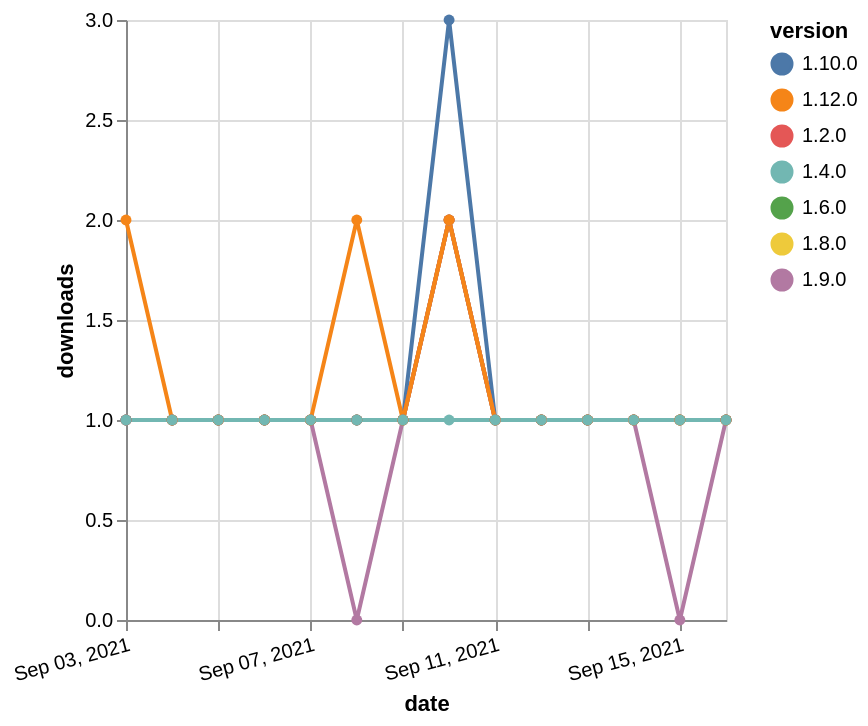

The Vega-Lite source for this figure:
### Vega-Lite specification from a JSON file in a GitHub repository (floating-point values rounded to 4 significant figures)
{"$schema": "https://vega.github.io/schema/vega-lite/v5.json", "description": "A simple bar chart with embedded data.", "data": {"values": [{"date": "2021-09-03", "total": 172, "delta": 1, "version": "1.6.0"}, {"date": "2021-09-04", "total": 173, "delta": 1, "version": "1.6.0"}, {"date": "2021-09-05", "total": 174, "delta": 1, "version": "1.6.0"}, {"date": "2021-09-06", "total": 175, "delta": 1, "version": "1.6.0"}, {"date": "2021-09-07", "total": 176, "delta": 1, "version": "1.6.0"}, {"date": "2021-09-08", "total": 177, "delta": 1, "version": "1.6.0"}, {"date": "2021-09-09", "total": 178, "delta": 1, "version": "1.6.0"}, {"date": "2021-09-10", "total": 180, "delta": 2, "version": "1.6.0"}, {"date": "2021-09-11", "total": 181, "delta": 1, "version": "1.6.0"}, {"date": "2021-09-12", "total": 182, "delta": 1, "version": "1.6.0"}, {"date": "2021-09-13", "total": 183, "delta": 1, "version": "1.6.0"}, {"date": "2021-09-14", "total": 184, "delta": 1, "version": "1.6.0"}, {"date": "2021-09-15", "total": 185, "delta": 1, "version": "1.6.0"}, {"date": "2021-09-16", "total": 186, "delta": 1, "version": "1.6.0"}, {"date": "2021-09-03", "total": 148, "delta": 1, "version": "1.8.0"}, {"date": "2021-09-04", "total": 149, "delta": 1, "version": "1.8.0"}, {"date": "2021-09-05", "total": 150, "delta": 1, "version": "1.8.0"}, {"date": "2021-09-06", "total": 151, "delta": 1, "version": "1.8.0"}, {"date": "2021-09-07", "total": 152, "delta": 1, "version": "1.8.0"}, {"date": "2021-09-08", "total": 153, "delta": 1, "version": "1.8.0"}, {"date": "2021-09-09", "total": 154, "delta": 1, "version": "1.8.0"}, {"date": "2021-09-10", "total": 156, "delta": 2, "version": "1.8.0"}, {"date": "2021-09-11", "total": 157, "delta": 1, "version": "1.8.0"}, {"date": "2021-09-12", "total": 158, "delta": 1, "version": "1.8.0"}, {"date": "2021-09-13", "total": 159, "delta": 1, "version": "1.8.0"}, {"date": "2021-09-14", "total": 160, "delta": 1, "version": "1.8.0"}, {"date": "2021-09-15", "total": 161, "delta": 1, "version": "1.8.0"}, {"date": "2021-09-16", "total": 162, "delta": 1, "version": "1.8.0"}, {"date": "2021-09-03", "total": 137, "delta": 1, "version": "1.9.0"}, {"date": "2021-09-04", "total": 138, "delta": 1, "version": "1.9.0"}, {"date": "2021-09-05", "total": 139, "delta": 1, "version": "1.9.0"}, {"date": "2021-09-06", "total": 140, "delta": 1, "version": "1.9.0"}, {"date": "2021-09-07", "total": 141, "delta": 1, "version": "1.9.0"}, {"date": "2021-09-08", "total": 141, "delta": 0, "version": "1.9.0"}, {"date": "2021-09-09", "total": 142, "delta": 1, "version": "1.9.0"}, {"date": "2021-09-10", "total": 144, "delta": 2, "version": "1.9.0"}, {"date": "2021-09-11", "total": 145, "delta": 1, "version": "1.9.0"}, {"date": "2021-09-12", "total": 146, "delta": 1, "version": "1.9.0"}, {"date": "2021-09-13", "total": 147, "delta": 1, "version": "1.9.0"}, {"date": "2021-09-14", "total": 148, "delta": 1, "version": "1.9.0"}, {"date": "2021-09-15", "total": 148, "delta": 0, "version": "1.9.0"}, {"date": "2021-09-16", "total": 149, "delta": 1, "version": "1.9.0"}, {"date": "2021-09-03", "total": 168, "delta": 1, "version": "1.10.0"}, {"date": "2021-09-04", "total": 169, "delta": 1, "version": "1.10.0"}, {"date": "2021-09-05", "total": 170, "delta": 1, "version": "1.10.0"}, {"date": "2021-09-06", "total": 171, "delta": 1, "version": "1.10.0"}, {"date": "2021-09-07", "total": 172, "delta": 1, "version": "1.10.0"}, {"date": "2021-09-08", "total": 173, "delta": 1, "version": "1.10.0"}, {"date": "2021-09-09", "total": 174, "delta": 1, "version": "1.10.0"}, {"date": "2021-09-10", "total": 177, "delta": 3, "version": "1.10.0"}, {"date": "2021-09-11", "total": 178, "delta": 1, "version": "1.10.0"}, {"date": "2021-09-12", "total": 179, "delta": 1, "version": "1.10.0"}, {"date": "2021-09-13", "total": 180, "delta": 1, "version": "1.10.0"}, {"date": "2021-09-14", "total": 181, "delta": 1, "version": "1.10.0"}, {"date": "2021-09-15", "total": 182, "delta": 1, "version": "1.10.0"}, {"date": "2021-09-16", "total": 183, "delta": 1, "version": "1.10.0"}, {"date": "2021-09-03", "total": 208, "delta": 1, "version": "1.2.0"}, {"date": "2021-09-04", "total": 209, "delta": 1, "version": "1.2.0"}, {"date": "2021-09-05", "total": 210, "delta": 1, "version": "1.2.0"}, {"date": "2021-09-06", "total": 211, "delta": 1, "version": "1.2.0"}, {"date": "2021-09-07", "total": 212, "delta": 1, "version": "1.2.0"}, {"date": "2021-09-08", "total": 213, "delta": 1, "version": "1.2.0"}, {"date": "2021-09-09", "total": 214, "delta": 1, "version": "1.2.0"}, {"date": "2021-09-10", "total": 216, "delta": 2, "version": "1.2.0"}, {"date": "2021-09-11", "total": 217, "delta": 1, "version": "1.2.0"}, {"date": "2021-09-12", "total": 218, "delta": 1, "version": "1.2.0"}, {"date": "2021-09-13", "total": 219, "delta": 1, "version": "1.2.0"}, {"date": "2021-09-14", "total": 220, "delta": 1, "version": "1.2.0"}, {"date": "2021-09-15", "total": 221, "delta": 1, "version": "1.2.0"}, {"date": "2021-09-16", "total": 222, "delta": 1, "version": "1.2.0"}, {"date": "2021-09-03", "total": 113, "delta": 2, "version": "1.12.0"}, {"date": "2021-09-04", "total": 114, "delta": 1, "version": "1.12.0"}, {"date": "2021-09-05", "total": 115, "delta": 1, "version": "1.12.0"}, {"date": "2021-09-06", "total": 116, "delta": 1, "version": "1.12.0"}, {"date": "2021-09-07", "total": 117, "delta": 1, "version": "1.12.0"}, {"date": "2021-09-08", "total": 119, "delta": 2, "version": "1.12.0"}, {"date": "2021-09-09", "total": 120, "delta": 1, "version": "1.12.0"}, {"date": "2021-09-10", "total": 122, "delta": 2, "version": "1.12.0"}, {"date": "2021-09-11", "total": 123, "delta": 1, "version": "1.12.0"}, {"date": "2021-09-12", "total": 124, "delta": 1, "version": "1.12.0"}, {"date": "2021-09-13", "total": 125, "delta": 1, "version": "1.12.0"}, {"date": "2021-09-14", "total": 126, "delta": 1, "version": "1.12.0"}, {"date": "2021-09-15", "total": 127, "delta": 1, "version": "1.12.0"}, {"date": "2021-09-16", "total": 128, "delta": 1, "version": "1.12.0"}, {"date": "2021-09-03", "total": 278, "delta": 1, "version": "1.4.0"}, {"date": "2021-09-04", "total": 279, "delta": 1, "version": "1.4.0"}, {"date": "2021-09-05", "total": 280, "delta": 1, "version": "1.4.0"}, {"date": "2021-09-06", "total": 281, "delta": 1, "version": "1.4.0"}, {"date": "2021-09-07", "total": 282, "delta": 1, "version": "1.4.0"}, {"date": "2021-09-08", "total": 283, "delta": 1, "version": "1.4.0"}, {"date": "2021-09-09", "total": 284, "delta": 1, "version": "1.4.0"}, {"date": "2021-09-10", "total": 285, "delta": 1, "version": "1.4.0"}, {"date": "2021-09-11", "total": 286, "delta": 1, "version": "1.4.0"}, {"date": "2021-09-12", "total": 287, "delta": 1, "version": "1.4.0"}, {"date": "2021-09-13", "total": 288, "delta": 1, "version": "1.4.0"}, {"date": "2021-09-14", "total": 289, "delta": 1, "version": "1.4.0"}, {"date": "2021-09-15", "total": 290, "delta": 1, "version": "1.4.0"}, {"date": "2021-09-16", "total": 291, "delta": 1, "version": "1.4.0"}]}, "width": "container", "mark": {"type": "line", "point": {"filled": true}}, "encoding": {"x": {"field": "date", "type": "temporal", "timeUnit": "yearmonthdate", "title": "date", "axis": {"labelAngle": -15}}, "y": {"field": "delta", "type": "quantitative", "title": "downloads"}, "color": {"field": "version", "type": "nominal"}, "tooltip": {"field": "delta"}}}
